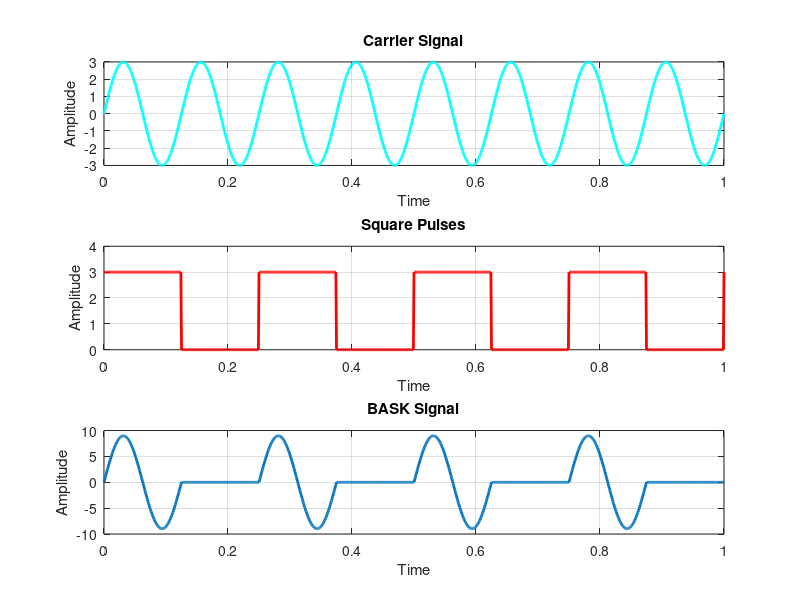

The MATLAB source for this figure:
clc;
clear all;

t=0:0.001:1;            %Sampling Interval time 0 ? t ? 1 
x=3.*sin(2*pi*8*t);    %Carrier Sine wave A sin(2?fct) fc:frequency of carrier 
u=3/2.*square(2*pi*4*t)+(3/2); %Square wave message with peak of amplitude A and and peak of zero (binary data) 
v=x.*u;      %Modulation Process by multiply message with carrier v(t) = A u(t) sin 2?fct 
%Plot Carrier Signal 
figure('name','BASK MODULATION','numbertitle','off'); 
subplot(3,1,1); 
plot(t,x,'c','linewidth',2); 
xlabel('Time'); 
ylabel('Amplitude'); 
title('Carrier Signal'); 
grid on; 
%Plot Message Singal 
subplot(3,1,2); 
plot(t,u,'r','linewidth',2); 
xlabel('Time'); 
ylabel('Amplitude'); 
title('Square Pulses'); 
axis([0 1 0 4]); 
grid on; 
%Plot Modulated Signal 
subplot(3,1,3); 
plot(t,v,'linewidth',2); 
xlabel('Time'); 
ylabel('Amplitude'); 
title('BASK Signal'); 
grid on; 
